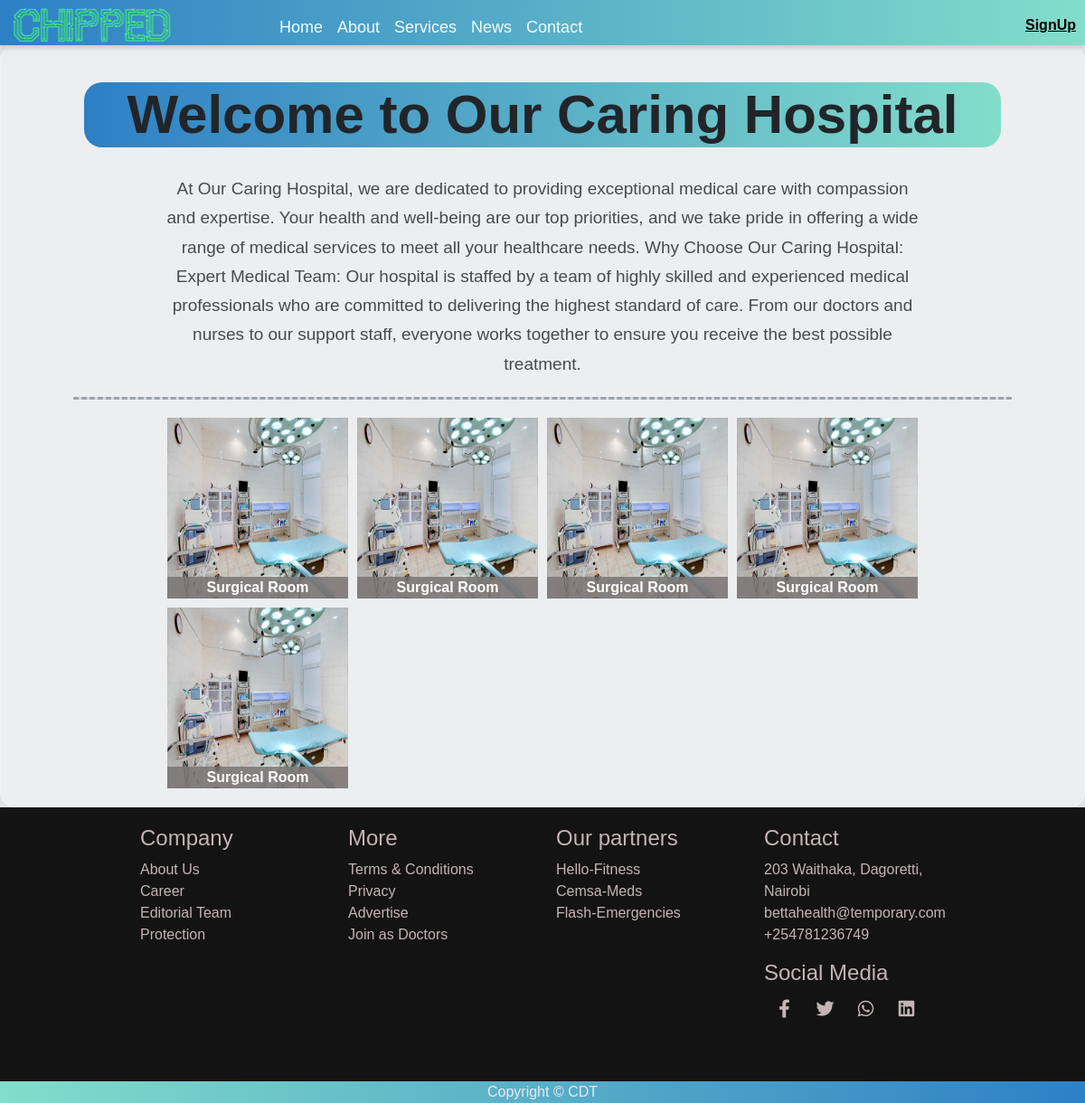
The page /about/ on the database its author committed.
### hospital_website/models/models.py (models this page shows, shortened)
class BaseData(models.Model):
    logo_img = models.ImageField(default='default.png', upload_to='company_Logo',null=True, blank=True)
    logo_name = models.CharField(default='Chipped', max_length=100, null=False)
    footer = models.CharField(default='Update Footer ', max_length=100, null=False)

### hospital_website/models/aboutP_M.py (models this page shows, shortened)
class AboutPage(models.Model):
    heading = models.CharField(default='default', max_length=100, null=False)
    body = models.TextField(default=desc, max_length=600, null=False)

### hospital_website/views.py (the view)
# urls.py: path('about/', about, name='about'),
def about(request):
    base = BaseData.objects.first()
    a_display= AboutPage.objects.first()
    abtlist = AboutList.objects.all()
    context = {
        "user":request.user,
        'base': base,
        'about': a_display,
        'abtlist': abtlist,
        }
    return render(request, 'about.html', context)

### templates/about.html (shortened to what this page needs)
{% extends 'base.html' %}
{% load static %}
{% block css %}
<link rel="stylesheet" href="{% static 'css/description.css' %}" type="text/css">
<link rel="stylesheet" href="{% static 'css/about.css' %}" type="text/css">
{% endblock css %}
{% block content %}
 <section class=" description">
    <div id="description-page"  class=" container-xxl">
        <div class="item2 des-p text-center container">
            <div style="background: linear-gradient(to right, #2d80c5 0%, #83ddca 100%); border-radius: 20px;">
             <h1> {{about.heading}} </h1>
        </div>
            <div class="des-p-p">
            <p>
              {{about.body}}
            </p>
        </div>
        </div>
        <div class="dev text-center">
        <h2 ><hr style="margin: 0.5rem 0; border-top: 3px dashed black; background: none;"> </h2>
      </div>
        <div class=" about-list">
          <div class="about--list">
            <img src="{% static 'images/surgical-room.jpg' %}" width="200" height="200" alt="">
            <div class="bottom-name">Surgical Room</div>
          </div>
          <div class="about--list">
            <img src="{% static 'images/surgical-room.jpg' %}" width="200" height="200" alt="">
            <div class="bottom-name">Surgical Room</div>
          </div>
          <div class="about--list">
            <img src="{% static 'images/surgical-room.jpg' %}" width="200" height="200" alt="">
            <div class="bottom-name">Surgical Room</div>
          </div>
          <div class="about--list">
            <img src="{% static 'images/surgical-room.jpg' %}" width="200" height="200" alt="">
            <div class="bottom-name">Surgical Room</div>
          </div>
          <div class="about--list">
            <img src="{% static 'images/surgical-room.jpg' %}" width="200" height="200" alt="">
            <div class="bottom-name">Surgical Room</div>
          </div>
        </div>
    </div>
  </section>
{% endblock content %}

### templates/base.html (shortened to what this page needs)
<!DOCTYPE html> {% load static %}
<html lang="en">
<head>
    <link href="https://cdn.jsdelivr.net/npm/bootstrap@5.0.2/dist/css/bootstrap.min.css" rel="stylesheet"
>
        <link rel="stylesheet" href="https://cdn.jsdelivr.net/npm/bootstrap-icons@1.10.5/font/bootstrap-icons.css">
    <link rel="stylesheet" href="{% static 'css/style.css' %}" type="text/css">
    <link rel="stylesheet" href="{% static 'css/nav.css' %}" type="text/css">
    <link rel="stylesheet" href="{% static 'css/top-footer.css' %}" type="text/css">
    <link rel="stylesheet" href="{% static 'css/loading.css' %}">
    <link rel="stylesheet" href="{% static 'css/maicons.css' %}" type="text/css">
    <link rel="stylesheet" href="https://cdnjs.cloudflare.com/ajax/libs/font-awesome/6.2.0/css/all.min.css">
    {% block css %} {% endblock css %}
</head>
<body class="preload">
    <header class="header">
        <div id="logo">
            <a href="{% url 'main_index' %}">
                <span class="logo">
                    <img src="{{base.logo_img.url}}" width="180" height="40" alt="{{base.logo_name}}">
                </span>
            </a>
        </div>
        <div id="navbar_d">
            <div id="links">
                <a href="{% url 'main_index' %}">Home</a>
                <a href="{% url 'about' %}">About</a>
                <a href="{% url 'services' %}">Services</a>
                <a href="{% url 'blog:blog_home' %}">News</a>
                <a href="{% url 'contact' %}">Contact</a>
            </div>
        </div>
        <div class="user nav-item dropdown">
            {% if user.is_authenticated %}
            <a href="#" class="dropdown-toggle" type="button" id="dropdownMenuButton1" data-bs-toggle="dropdown"
                aria-expanded="false">
                <img src="{{user.profile.image.url}}" width="40" height="40" class="rounded-circle" alt="Avatar">
            </a>
            <div class="dropdown-menu">
                <a href="{% url 'profile' %}" class="dropdown-item"><i
                        class="fa fa-user"></i> Profile</a>
                <a href="{% url 'password_change' %}" class="dropdown-item"><i class="fa fa-sliders"></i> Change
                    password</a>
                <div class="divider dropdown-divider"></div>
                <a href="{% url 'logout' %}" class="dropdown-item"> Logout</a>
            </div>
            {% else %}
            <a href="{% url 'login' %}"> <span>SignUp</span> </a>
            {%endif %}
        </div>
    </header>
    <main class="containerl-xxl">
        {% block content %} {% endblock content %}
        <footer class="top-footer">
            <div class="f-company">
             <h4>Company</h4>
             <ul>
                <li>
                    <a href="">About Us </a>
                </li>
                <li>
                    <a href="">Career </a>
                </li>
                <li>
                    <a href="">Editorial Team</a>
                </li>
                <li><a href="">Protection</a>
                </li>
             </ul>
            </div>
            <div class="f-more">
                <h4>More</h4>
                <ul>
                    <li>
                        <a href="">Terms & Conditions </a>
                    </li>
                    <li>
                        <a href="">Privacy </a>
                    </li>
                    <li>
                        <a href="">Advertise </a>
                    </li>
                    <li>
                        <a href="">Join as Doctors </a>
                    </li>
                </ul>
            </div>
            <div class="f-ourpartner">
                <h4>Our partners </h4>
                <ul>
                    <li>
                        <a href="">Hello-Fitness </a>
                    </li>
                    <li>
                        <a href="">Cemsa-Meds </a>
                    </li>
                    <li>
                        <a href="">Flash-Emergencies </a>
                    </li>
                </ul>
            </div>
            <div class="f-contact">
                <div id="f-contact">
                    <h4>Contact</h4>
                    <ul>
                        <li>
                            203 Waithaka, Dagoretti, Nairobi
                        </li>
                        <li>
                            bettahealth@temporary.com
                        </li>
                        <li>+254781236749</li>
                    </ul>
                </div>
                <div id="f-socialmedia">
                    <h4>Social Media</h4>
                    <ul>
                        <li>
                            <a href=""><i class="fa-brands fa-facebook-f"></i>
                            </a>
                        </li>
                        <li>
                            <a href=""><i class="fa-brands fa-twitter"></i>
                            </a>
                        </li>
                        <li>
                            <a href=""><i class="fa-brands fa-whatsapp"></i>
                            </a>
                        </li>
                        <li>
                            <a href=""><i class="fa-brands fa-linkedin"></i>
                            </a>
                        </li>
                    </ul>
                </div>
            </div>
        </footer>
        <footer class="mt3 text-center footer">
             Copyright © {{base.footer}}
        </footer>
    </main>
</body>
</html>

### static/css/style.css (style rules this page uses)
li { list-style: none; }
body { background-color: #e9ebee; --header-height: 50px; --footer-height: 22px; margin: var(--header-height) 0 var(--footer-height) 0; font-family: sans-serif; }

### static/css/nav.css (style rules this page uses)
.header { position: fixed; padding: 0; top: 0; left: 0; width: 100%; height: var(--header-height) ; background: linear-gradient(to right, #2d80c5 0%, #83ddca 100%); display: grid; grid-template-columns: repeat(12, 1fr); gap: 12px; backdrop-filter: blur(3px); -webkit-backdrop-filter: blur(3px); z-index: 1000; }
#logo { grid-column: 6; margin: 0 auto; font-family: "Open Sans" sans-serif; font-size: 30px; font-weight: 700; color: #000; text-transform: uppercase; }
#logo a { text-decoration: none; }
.user { grid-column: 11; padding-top: 5px; }
.user a { color: black; font-weight: 600; }
.footer { color: #e9ebee; position: fixed; bottom: 0; width: 100%; background: linear-gradient(to right, #83ddca 0%, #2d80c5 100%); z-index: 10; }
@media (min-width: 720px) { .header { display: grid; grid-template-columns: repeat(12, 1fr); gap: 12px; justify-content: start; align-items: center; min-height: var(--header-height); z-index: 1000; background-color: rgba(1, 2, 4, 0.7); grid-gap: 1em; padding: 0 10px; -webkit-box-shadow: -1px 4px 5px 0px rgba(209, 205, 209, 1); -moz-box-shadow: -1px 4px 5px 0px rgba(209, 205, 209, 1); box-shadow: -1px 4px 5px 0px rgba(209, 205, 209, 1); } }
@media (min-width: 720px) { #logo { grid-column: 1 / span 2; } }
@media (min-width: 720px) { #navbar_d { grid-column: 4 / span 5; } }
@media (min-width: 720px) { .user { grid-column: 11/ span 2; display: inline-flex; justify-content: right; } }
@media (min-width: 720px) { #logo { display:grid; margin-top:10; font-family: "Open Sans" sans-serif; font-size: 30px; font-weight: 700; color: #000; text-transform: uppercase; } }
@media (min-width: 720px) { #links { display:grid; padding-top: 10px; align-items: center; grid-auto-flow: column; grid-gap: 1em; width: fit-content; } }
@media (min-width: 720px) { #links a { color: azure; font-family: "Open Sans" sans-serif; font-size: 18px; text-decoration: none; } }

### static/css/top-footer.css (style rules this page uses)
ul { padding-left: 0; }
.top-footer a { text-decoration: none; color: #c3b5b5; }
.top-footer { display: grid; grid-template-columns: repeat(auto-fit, 200px); gap:30px; justify-content: center; padding-bottom: 70px; grid-auto-flow: dense; background-color: rgb(20, 19, 19); color: #c3b5b5; padding-top: 20px; position: relative; z-index: 2; }
.top-footer div { display: flex; flex-direction: column; width: fit-content; }
#f-socialmedia ul { display: flex; }
#f-socialmedia ul li { margin: 0 5px; border-radius: 50px; font-size: 20px; }
#f-socialmedia ul li a { display: flex; padding: 0 6px; justify-content: center; align-items: center; height: 35px; width: 35px; }

### static/css/description.css (style rules this page uses)
main { height: 0; }
.description { background: rgba(255, 255, 255, 0.15); border-radius: 16px; box-shadow: 0 4px 30px rgba(0, 0, 0, 0.1); border: 1px solid rgba(255, 255, 255, 0.27); }
.des-p { display: block; align-items: center; margin:0 auto; padding-top: 0px; }
.des-p h1 { font-size: 60px; font-weight: bold; margin-top: 40px; margin-bottom: 30px; }
.des-p p { color: #000000B0; font-size: 19px; font-weight: 300; line-height: 1.7em; letter-spacing: 0; }
@media (min-width: 992px) { #description-page { padding-left: 80px; padding-right: 80px; } }
@media (min-width: 992px) { .des-p-p { padding-left: 90px; padding-right: 90px; } }

### rows shown on the page
BaseData: logo_img (picture), footer "CDT"
AboutPage: heading "Welcome to Our Caring Hospital", body "At Our Caring Hospital, we are dedicated to providing exceptional medical care with compassion and expertise. Your health and well-being are our top priorities, and we take pride in offering a wide range of medical services to meet all your healthcare needs. Why Choose Our Caring Hospital: Expert Medical Team: Our hospital is staffed by a team of highly skilled and experienced medical professionals who are committed to delivering the highest standard of care. From our doctors and nurses to our support staff, everyone works together to ensure you receive the best possible treatment."
